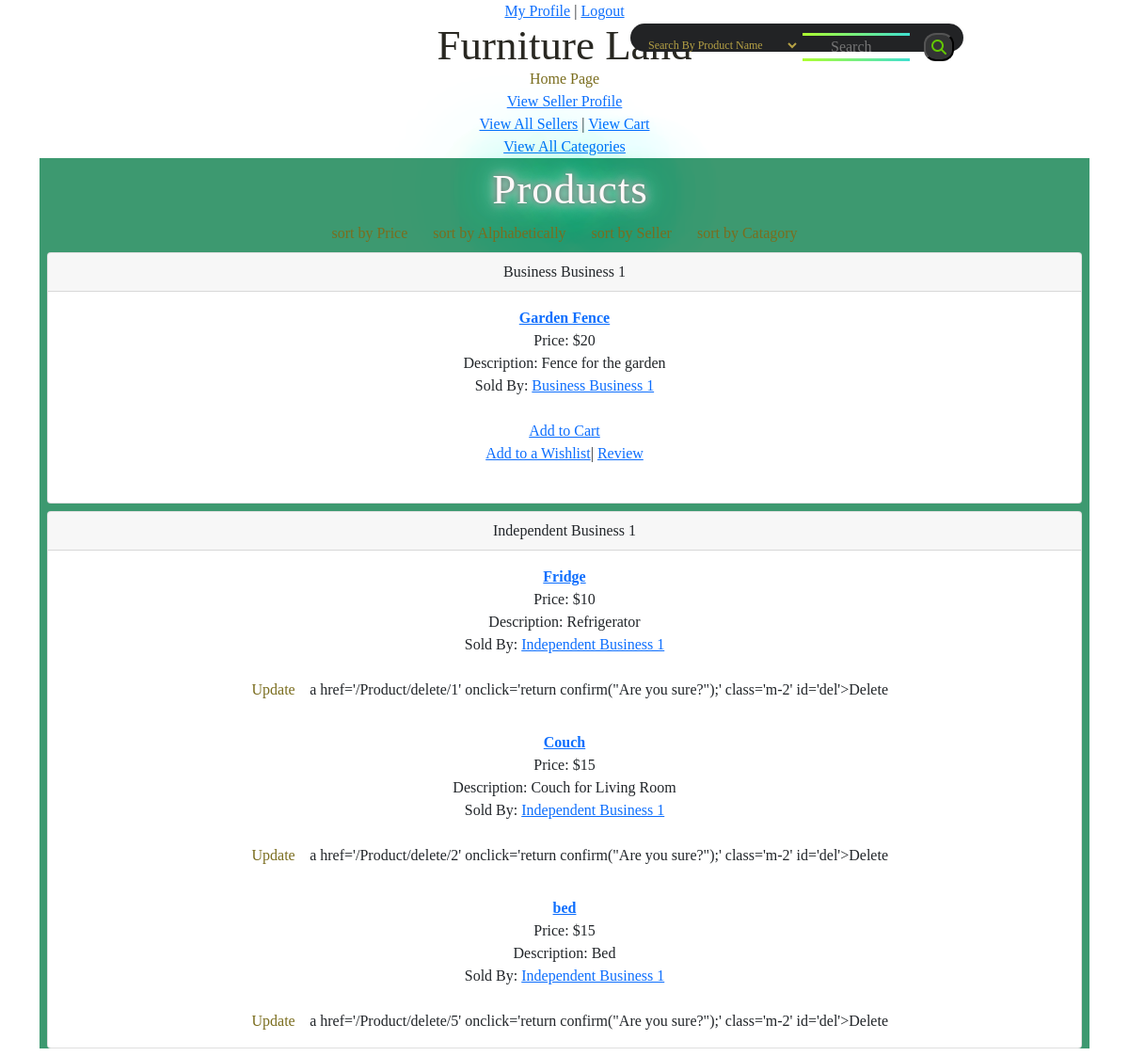
Page /Product/sortBySeller (signed in) on the committed database.
### tables this page shows
CREATE TABLE `seller` (
  `seller_id` int(11) NOT NULL,
  `user_id` int(11) NOT NULL,
  `type` tinyint(1) NOT NULL COMMENT '0 is independent, 1 is business',
  `name` varchar(40) NOT NULL,
  `location` varchar(100) NOT NULL
);

CREATE TABLE `product` (
  `product_id` int(11) NOT NULL,
  `product_name` varchar(50) NOT NULL,
  `category_id` int(11) NOT NULL,
  `seller_id` int(11) NOT NULL,
  `available_quantity` int(11) NOT NULL,
  `price` int(11) NOT NULL,
  `description` text NOT NULL,
  `quality` tinyint(1) NOT NULL COMMENT ' 0 is new, 1 is somewhat used, 2 is very used'
);

### app/controllers/Product.php (called while the page is built, shortened)
<?php
        class Product extends \app\core\Controller {
            public function sortBySeller(){
                $product = new \app\models\Product();
                $sellers = new \app\models\Seller();
                $sellers = $sellers->getAll();
                $products = [];
                foreach ($sellers as $seller){
                    array_push($products, $product->getAllBySeller($seller->seller_id)) ;
                }
                $this->view('Product/sortBySeller', array($sellers,$products));
            }
    }

### app/core/App.php (called while the page is built, shortened)
<?php
		class App {
			private $method = 'index';
			public function __construct() {
				$url = self::parseUrl();
				if (isset($url[0])) {
					unset($url[0]);
				}
				$this->controller = new $this->controller;
				if (isset($url[1])) {
					if (method_exists($this->controller, $url[1]))
						$this->method = $url[1];
					unset($url[1]);
				}
				$this->params = $url ? array_values($url) : [];
				call_user_func_array([$this->controller, $this->method], $this->params);
			}
			private static function parseUrl() {
				if (isset($_GET['url'])) {
					return explode('/',
						filter_var(
							rtrim($_GET['url'], '/'),
							FILTER_SANITIZE_URL)
					);
				}
			}
		}

### index.php (called while the page is built, shortened)
<?php
    new \app\core\App();

### app/models/Seller.php (called while the page is built, shortened)
<?php
    class Seller extends \app\core\Model {
        function get($seller_id) {
            $SQL = 'SELECT * FROM seller WHERE seller_id = :seller_id';
            $STMT = self::$_connection->prepare($SQL);
            $STMT->execute(['seller_id'=> $seller_id]);
            $STMT->setFetchMode(\PDO::FETCH_CLASS, "app\models\Seller");
            return $STMT->fetch();
        }
        function getAll() {
            $SQL = 'SELECT * FROM seller ORDER BY name asc';
            $STMT = self::$_connection->prepare($SQL);
            $STMT->execute();
            $STMT->setFetchMode(\PDO::FETCH_CLASS, "app\models\Seller");
            return $STMT->fetchAll();
        }
    }

### app/core/DBConnection.php (called while the page is built, shortened)
<?php
		class DBConnection {
			static $connection = null;
			private function __construct() {
				if (self::$connection == null) {
					$host = 'localhost';
					$DBname = 'projectdb';
					$user = 'root';
					$password = '';
					self::$connection = new \PDO("mysql:host=$host;dbname=$DBname", $user, $password);
				}
			}
			public static function getInstance() {
				return self::$connection;
			}
		}

### app/models/Product.php (called while the page is built, shortened)
<?php
        class Product extends \app\core\Model {
            function getAllBySeller($seller_id) {
                $SQL = 'SELECT * FROM product WHERE seller_id = :seller_id';
                $STMT = self::$_connection->prepare($SQL);
                $STMT->execute(['seller_id'=>$seller_id]);
                $STMT->setFetchMode(\PDO::FETCH_CLASS, "app\models\Product");
                return $STMT->fetchAll();
            }
        }

### app/views/Product/subviews/sortBy.php (the view, shortened to what this page needs)
<html>
	<head>
		<link rel="stylesheet" href="../public/css/style.css">
		<link href="https://cdn.jsdelivr.net/npm/bootstrap@5.1.3/dist/css/bootstrap.min.css" rel="stylesheet">
	</head>
	<body>
		<?php
			$seller = new \app\models\Seller();
            $currentSeller = $seller->get($data->seller_id);
			echo "<div class='card-body'><b>
				<a href='/Product/index/$data->product_id'>$data->product_name</a></b> <br>
				Price: $$data->price <br>
				Description: $data->description <br>
				Sold By: <a href='/Seller/index/$currentSeller->seller_id'>$currentSeller->name</a> <br> <br>";
				if (isset($_SESSION['seller_id']) && $data->seller_id == $_SESSION['seller_id']) {
					echo "<a href='/Product/update/$data->product_id' class='m-2' id='upd'>Update</a>
	                a href='/Product/delete/$data->product_id' onclick='return confirm(\"Are you sure?\");'
					class='m-2' id='del'>Delete</a>
					</div>
					";
				}else {
					echo "<a href='/Cart/addToCart/$data->product_id'>Add to Cart</a>  <br>";
					echo "<a href='/Wishlist/select/$data->product_id'>Add to a Wishlist</a>| <a href='/Reviews/index/$data->product_id'>Review</a><br> <br>
					</div>
					";
				}
        ?>
	</body>
</html>

### app/views/Product/sortBySeller.php (shortened to what this page needs)
<html>
	<head>
		<link rel="stylesheet" href="../public/css/style.css">
		<link href="https://cdn.jsdelivr.net/npm/bootstrap@5.1.3/dist/css/bootstrap.min.css" rel="stylesheet">
	</head>
	<body>
	    <div class="container">
		    <div class='products'>
            <h1 id='all'>Products</h1>
            <a href='/Product/sortByPrice' class='m-2' id='upd'>sort by Price</a>
		    <a href='/Product/sortByNameAlphabetically' class='m-2' id='upd'>sort by Alphabetically</a>
		    <a href='/Product/sortBySeller' class='m-2' id='upd'>sort by Seller</a>
		    <a href='/Product/sortByCategory' class='m-2' id='upd'>sort by Catagory</a>
		    <?php
                foreach($data[0] as $seller){
                    echo "<div class='card m-2'>
                    <div class='card-header'> $seller->name
                    </div>";
                    foreach ($data[1] as $products){
                        foreach($products as $product){
                            if($product->seller_id == $seller->seller_id)
                                $this->view('Product/subviews/sortBy', $product);
                        }
                    }
				    echo "</div>";
        	    }
            ?>
		    </div>
		</div>
	</body>
</html>

### public/css/style.css (style rules this page uses)
.products { background: #3D9970; }
h1#all { Letter-spacing: 1px; margin-left: 10px; color: rgb(255, 248, 248); text-shadow: 0 0 7px rgb(75, 72, 72), 0 0 10px #fff, 0 0 21px #fff, 0 0 42px #0fa, 0 0 82px #0fa, 0 0 92px #0fa, 0 0 102px #0fa, 0 0 151px #0fa; line-height: 1.5em; text-indent: 2px; }
b { color: #0c7e1b; }
.m-2#upd { color: #7a6d1e; text-decoration: none; padding: 3.5px; border-radius: 15px 50px; }

### public/css/home.css (style rules this page uses)
.container { text-align: center; font-family: 'Trocchi', serif; font-weight: normal; }
.container h1 { color: #292822; font-family: 'Trocchi', serif; font-size: 45px; font-weight: normal; line-height: 48px; margin: 0; }

### rows in the picture
seller: name "Business Business 1"
product: product_name "Garden Fence", price "20", description "Fence for the garden", seller.name "Business Business 1"
seller: name "Independent Business 1"
product: product_name "Fridge", price "10", description "Refrigerator", seller.name "Independent Business 1", product_id "1"
product: product_name "Couch", price "15", description "Couch for Living Room", seller.name "Independent Business 1", product_id "2"
product: product_name "bed", price "15", description "Bed", seller.name "Independent Business 1", product_id "5"
